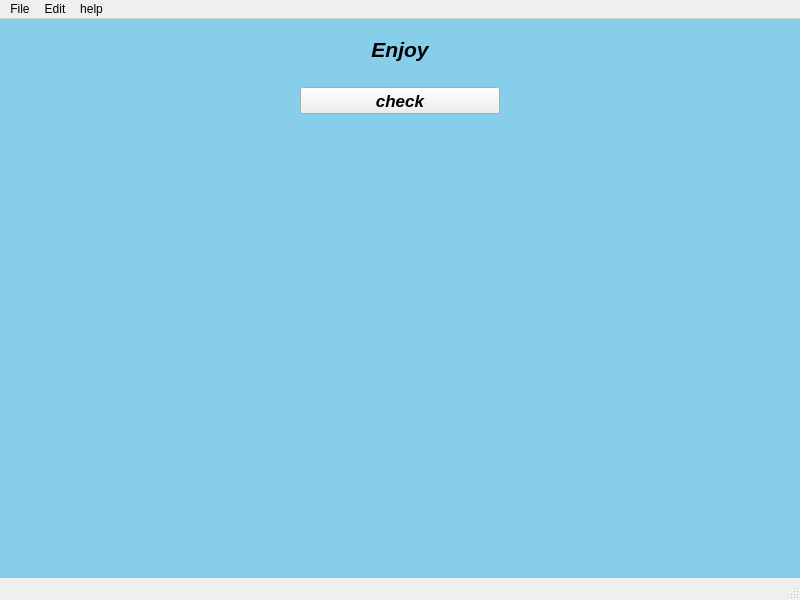
<?xml version="1.0" encoding="UTF-8"?>
<ui version="4.0">
 <class>mainGame</class>
 <widget class="QMainWindow" name="mainGame">
  <property name="geometry">
   <rect>
    <x>0</x>
    <y>0</y>
    <width>800</width>
    <height>600</height>
   </rect>
  </property>
  <property name="windowTitle">
   <string>Takuzu</string>
  </property>
  <property name="styleSheet">
   <string notr="true">QWidget#centralwidget {
	background-color:skyblue;
}</string>
  </property>
  <widget class="QWidget" name="centralwidget">
   <layout class="QVBoxLayout" name="verticalLayout" stretch="1,0,0,10">
    <property name="spacing">
     <number>17</number>
    </property>
    <item>
     <widget class="QLabel" name="label">
      <property name="font">
       <font>
        <pointsize>16</pointsize>
        <weight>75</weight>
        <italic>true</italic>
        <bold>true</bold>
       </font>
      </property>
      <property name="layoutDirection">
       <enum>Qt::LeftToRight</enum>
      </property>
      <property name="text">
       <string>Enjoy</string>
      </property>
      <property name="alignment">
       <set>Qt::AlignCenter</set>
      </property>
     </widget>
    </item>
    <item alignment="Qt::AlignHCenter|Qt::AlignVCenter">
     <widget class="QToolButton" name="_check">
      <property name="minimumSize">
       <size>
        <width>200</width>
        <height>0</height>
       </size>
      </property>
      <property name="font">
       <font>
        <pointsize>13</pointsize>
        <weight>75</weight>
        <italic>true</italic>
        <bold>true</bold>
       </font>
      </property>
      <property name="toolTip">
       <string>&lt;html&gt;&lt;head/&gt;&lt;body&gt;&lt;p&gt;Check game status&lt;/p&gt;&lt;/body&gt;&lt;/html&gt;</string>
      </property>
      <property name="text">
       <string>check</string>
      </property>
     </widget>
    </item>
    <item alignment="Qt::AlignHCenter">
     <widget class="ChronometerWidget" name="chronometer" native="true">
      <property name="sizePolicy">
       <sizepolicy hsizetype="Maximum" vsizetype="Preferred">
        <horstretch>2</horstretch>
        <verstretch>0</verstretch>
       </sizepolicy>
      </property>
     </widget>
    </item>
    <item>
     <widget class="takuzuWidget" name="takuzuGame" native="true">
      <property name="sizePolicy">
       <sizepolicy hsizetype="Preferred" vsizetype="Preferred">
        <horstretch>0</horstretch>
        <verstretch>0</verstretch>
       </sizepolicy>
      </property>
     </widget>
    </item>
   </layout>
  </widget>
  <widget class="QMenuBar" name="menubar">
   <property name="geometry">
    <rect>
     <x>0</x>
     <y>0</y>
     <width>800</width>
     <height>22</height>
    </rect>
   </property>
   <widget class="QMenu" name="menuFile">
    <property name="title">
     <string>File</string>
    </property>
    <addaction name="_quit"/>
    <addaction name="_returnToMenu"/>
   </widget>
   <widget class="QMenu" name="menuEdit">
    <property name="title">
     <string>Edit</string>
    </property>
    <addaction name="_circleCells"/>
    <addaction name="_squareCells"/>
    <addaction name="separator"/>
    <addaction name="_showErrors"/>
   </widget>
   <widget class="QMenu" name="menuAbout">
    <property name="title">
     <string>help</string>
    </property>
    <addaction name="_about"/>
   </widget>
   <addaction name="menuFile"/>
   <addaction name="menuEdit"/>
   <addaction name="menuAbout"/>
  </widget>
  <widget class="QStatusBar" name="statusbar"/>
  <action name="_quit">
   <property name="text">
    <string>Quit</string>
   </property>
   <property name="shortcut">
    <string>Ctrl+Q</string>
   </property>
  </action>
  <action name="_returnToMenu">
   <property name="text">
    <string>Return To menu</string>
   </property>
   <property name="shortcut">
    <string>Ctrl+R</string>
   </property>
  </action>
  <action name="_circleCells">
   <property name="checkable">
    <bool>true</bool>
   </property>
   <property name="text">
    <string>Circle Cells</string>
   </property>
  </action>
  <action name="_squareCells">
   <property name="checkable">
    <bool>true</bool>
   </property>
   <property name="text">
    <string>Square Cells</string>
   </property>
  </action>
  <action name="_showErrors">
   <property name="checkable">
    <bool>true</bool>
   </property>
   <property name="text">
    <string>Show erros</string>
   </property>
  </action>
  <action name="_about">
   <property name="text">
    <string>About</string>
   </property>
  </action>
 </widget>
 <customwidgets>
  <customwidget>
   <class>takuzuWidget</class>
   <extends>QWidget</extends>
   <header>view/takuzuWidget.hpp</header>
   <container>1</container>
  </customwidget>
  <customwidget>
   <class>ChronometerWidget</class>
   <extends>QWidget</extends>
   <header>view/chronometerWidget.hpp</header>
   <container>1</container>
  </customwidget>
 </customwidgets>
 <resources/>
 <connections/>
</ui>
